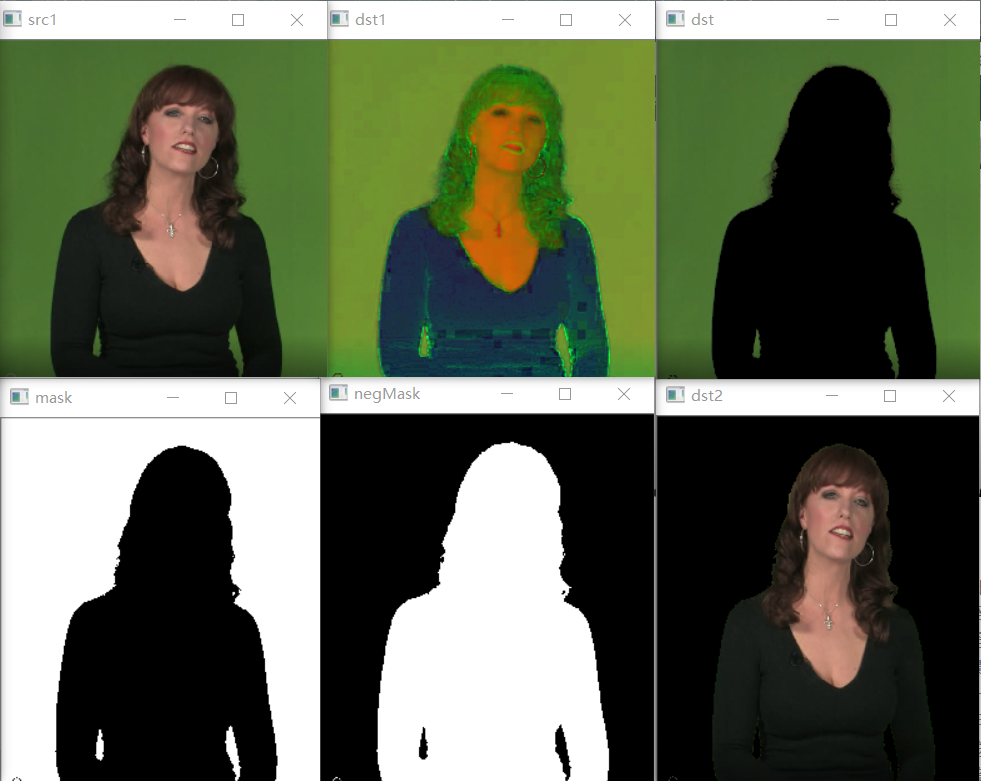
//> input picture CvtColorSpace/image/inrange.png, 981 x 781 px, given in place of Histogramtestsrc2.jpg, which was not available
$ ./HistogramBalance   (built with g++ and OpenCV 4)
//> lines starting //> are read from the running program, lines starting //| are printed output that depends on the picture; pictures that were not available may be replaced by others from this repository, and a replacement may not be noted
#include <opencv2/opencv.hpp>

using namespace cv;

/*
直方图均衡
*/
Mat HistogramBalance(Mat& src)
{
	Mat des(src);//为节省空间，只复制矩阵头
	int gray_freq[256] = { 0 };//统计每个灰度级出现的次数
	float gray_prob[256] = { 0 };//每个灰度级在图像中的概率
	float gray_cdf_prob[256] = { 0 };//每个灰度级经过直方图均衡变换T后的积累分布概率之和
	int gray_des_lut[256] = { 0 };//直方图均衡后的灰度查找表
	int total_pixels = src.rows * src.cols;
	//首先统计每个灰度级在图像中出现的次数
	for (int i = 0; i < src.rows; i++)
	{
		uchar* p = src.ptr<uchar>(i); //获取到行像素指针
		for (int j = 0; j < src.cols; j++)
		{
			int pixel = p[j];
			gray_freq[pixel]++;
		}
	}

	//计算灰度级在图像中出现的概率
	for (int i = 0; i < 256; i++)
		gray_prob[i] = ((float)gray_freq[i] / total_pixels); //每个灰度级占像素总数的比例


	//计算每个灰度级经直方图均衡变换后的累计分布概率之和
	gray_cdf_prob[0] = gray_prob[0];//灰度值为0为第一个值，概率和等于它本身
	for (int i = 1; i < 256; i++)
		gray_cdf_prob[i] = gray_cdf_prob[i - 1] + gray_prob[i];

	//构建直方图均衡后的灰度级查找表,公式s = T(r) = (L-1)ΣP(rj)
	//最终灰度值四舍五入
	for (int i = 0; i < 256; i++)
		gray_des_lut[i] = (256 - 1) * gray_cdf_prob[i] + 0.5;

	//构建变换后的图像Mat
	for (int i = 0; i < des.rows; i++)
	{
		uchar *p = des.ptr<uchar>(i);
		for (int j = 0; j < des.cols; j++)
		{
			p[j] = gray_des_lut[p[j]]; //从查找表中读取变换后的灰度值
		}
	}

	return des;
}


int main(int argc, char* argv[])
{
	Mat src = imread("C://Users//鲍骞月//Desktop//testImag//Histogramtestsrc2.jpg", CV_LOAD_IMAGE_GRAYSCALE);
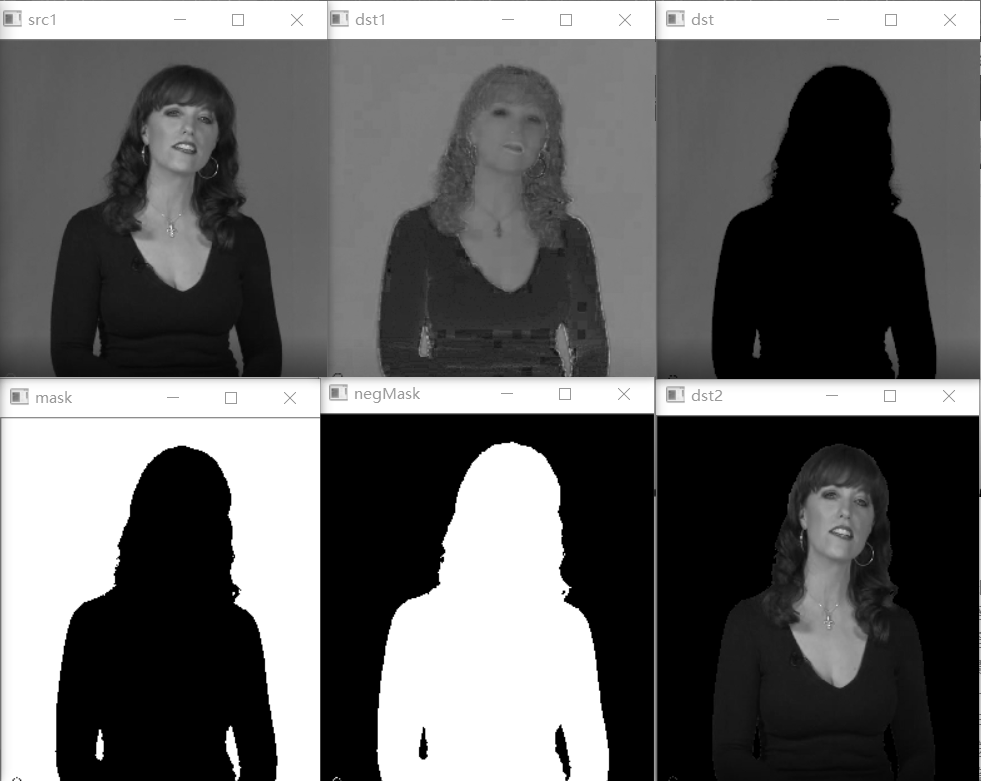
//> src: 781 rows x 981 cols, CV_8UC1; min 0, max 255, mean 99.6
	namedWindow("灰度图原图像", WINDOW_AUTOSIZE);
	imshow("灰度图原图像", src);
	Mat des = HistogramBalance(src);
//> after the loop in HistogramBalance, `for (int i = 0; i < src.rows; i++)`: gray_freq = 256 values, max 228898 at index 0, min 10 at index 200, mean 2992.8
//> after the loop in HistogramBalance, `for (int i = 0; i < 256; i++)`: gray_prob = 256 values, max 0.299 at index 0, min 1.31e-05 at index 200, mean 0.00391
//> in HistogramBalance, `gray_cdf_prob[0] = gray_prob[0];`: gray_cdf_prob = 256 values, max 0.299 at index 0, min 0 at index 1, mean 0.00117
//> after the loop in HistogramBalance, `for (int i = 1; i < 256; i++)`: gray_cdf_prob = 256 values from 0.299 to 1
//> after the loop in HistogramBalance, `for (int i = 0; i < 256; i++)`: gray_des_lut = 256 values from 76 to 255
	imshow("灰度图直方图均衡", des);
	Mat src_color = imread("C://Users//鲍骞月//Desktop//testImag//Histogramtestsrc2.jpg", CV_LOAD_IMAGE_COLOR);
//> src_color is the input picture: 781 rows x 981 cols, CV_8UC3; mean B, G, R 83.6, 104.7, 96.5
	imshow("彩图原图像", src_color);
	Mat imgBlueChannel, imgGreenChannel, imgRedChannel, des_color; //三通道Mat
	std::vector<Mat> channels;//三通道灰度值
	split(src_color, channels);
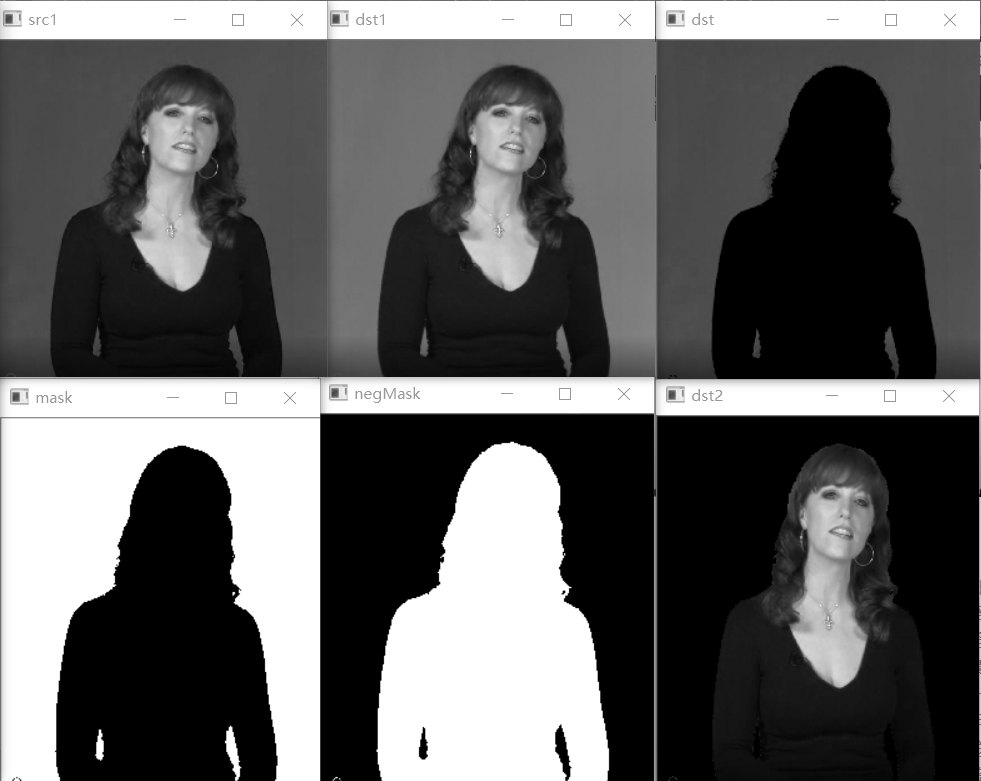
//> channels[2]: 781 rows x 981 cols, CV_8UC1; min 0, max 255, mean 96.5
	imgBlueChannel = channels.at(0);
	imgGreenChannel = channels.at(1);
	imgRedChannel = channels.at(2);
	//分通道进行直方图均衡处理
	imgBlueChannel = HistogramBalance(imgBlueChannel);
//> after the loop in HistogramBalance (call 2), `for (int i = 0; i < src.rows; i++)`: gray_freq = 256 values, max 228968 at index 0, min 13 at index 175, mean 2992.8
//> after the loop in HistogramBalance (call 2), `for (int i = 0; i < 256; i++)`: gray_prob = 256 values, max 0.299 at index 0, min 1.7e-05 at index 175, mean 0.00391
//> in HistogramBalance (call 2), `gray_cdf_prob[0] = gray_prob[0];`: gray_cdf_prob = 256 values, max 0.299 at index 0, min 0 at index 1, mean 0.00117
//> after the loop in HistogramBalance (call 2), `for (int i = 1; i < 256; i++)`: gray_cdf_prob = 256 values from 0.299 to 1
//> after the loop in HistogramBalance (call 2), `for (int i = 0; i < des.rows; i++)`:
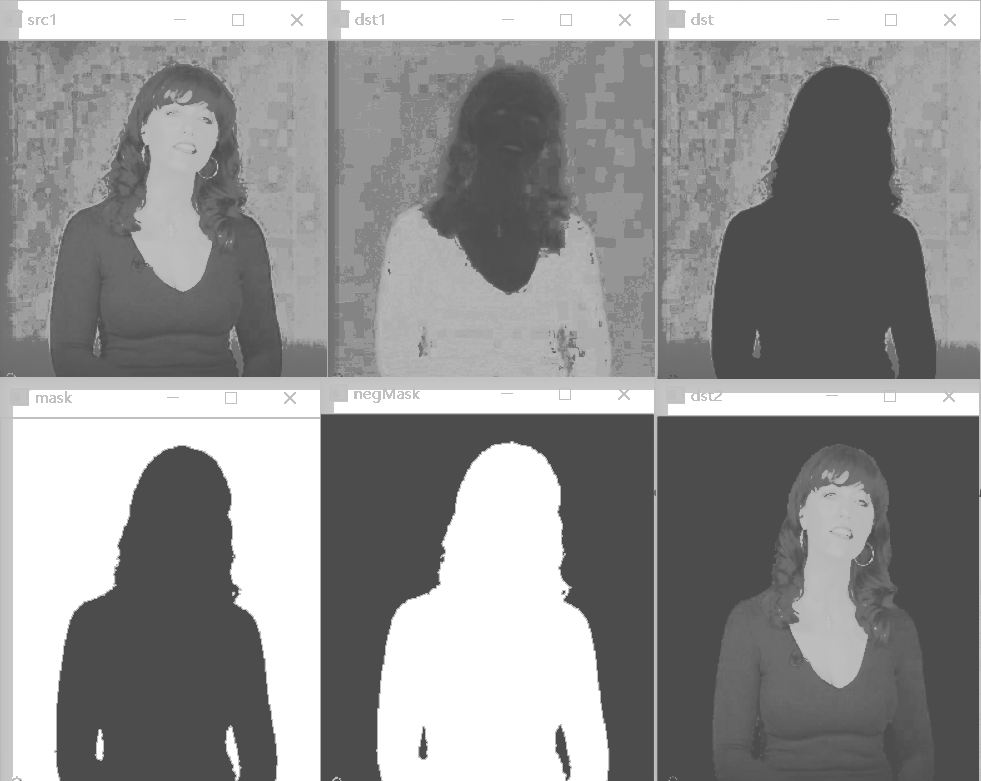
//> des: 781 rows x 981 cols, CV_8UC1; min 76, max 255, mean 146.3
	imgGreenChannel = HistogramBalance(imgGreenChannel);
//> after the loop in HistogramBalance (call 3), `for (int i = 0; i < src.rows; i++)`: gray_freq = 256 values, max 228811 at index 0, min 16 at index 200, mean 2992.8
//> after the loop in HistogramBalance (call 3), `for (int i = 0; i < 256; i++)`: gray_prob = 256 values, max 0.299 at index 0, min 2.09e-05 at index 200, mean 0.00391
//> in HistogramBalance (call 3), `gray_cdf_prob[0] = gray_prob[0];`: gray_cdf_prob = 256 values, max 0.299 at index 0, min 0 at index 1, mean 0.00117
//> after the loop in HistogramBalance (call 3), `for (int i = 1; i < 256; i++)`: gray_cdf_prob = 256 values from 0.299 to 1
//> after the loop in HistogramBalance (call 3), `for (int i = 0; i < des.rows; i++)`:
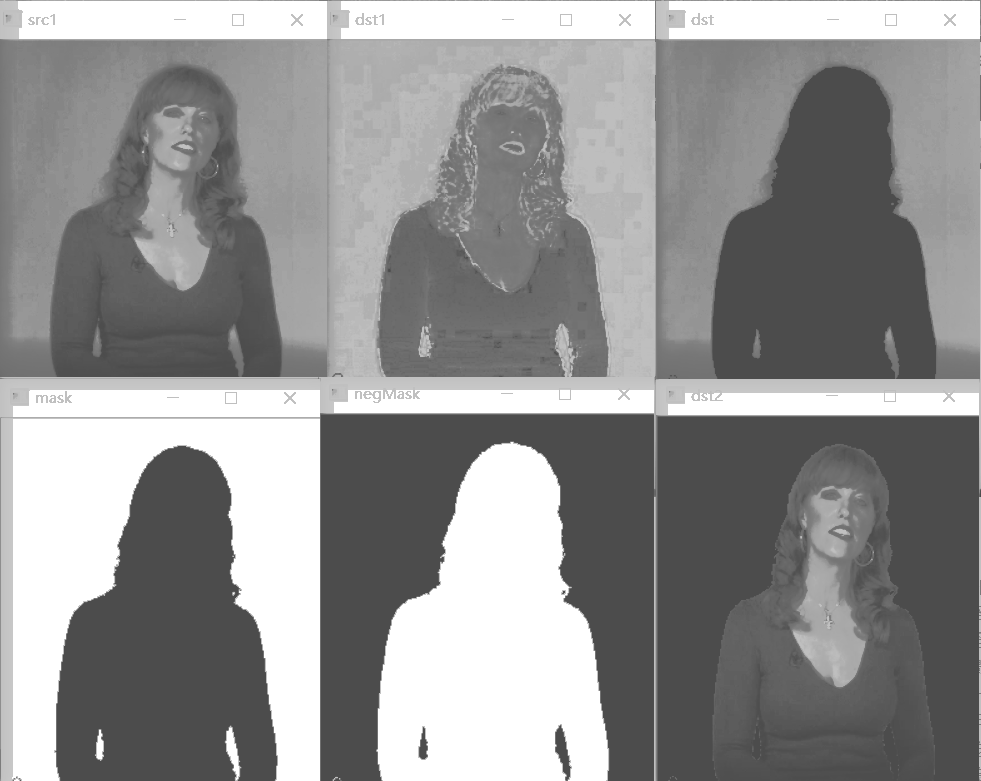
//> des: 781 rows x 981 cols, CV_8UC1; min 76, max 255, mean 145.3
	imgRedChannel = HistogramBalance(imgRedChannel);
	channels.clear();
	channels.push_back(imgBlueChannel);
	channels.push_back(imgGreenChannel);
	channels.push_back(imgRedChannel);
	//合并处理后的三个通道
	merge(channels, des_color);
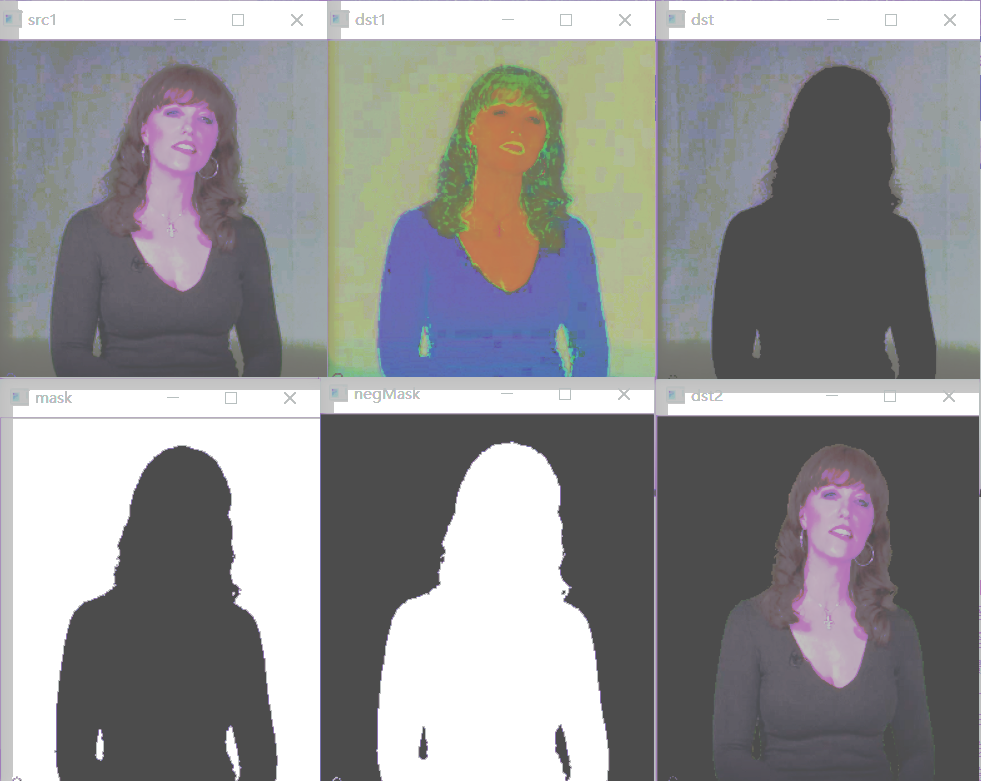
//> des_color: 781 rows x 981 cols, CV_8UC3; mean B, G, R 146.3, 145.3, 145.4
	imshow("彩图直方图均衡", des_color);
	waitKey(0);
	return 0;
}

$ run again, on CvtColorSpace/image/tinygreen.png
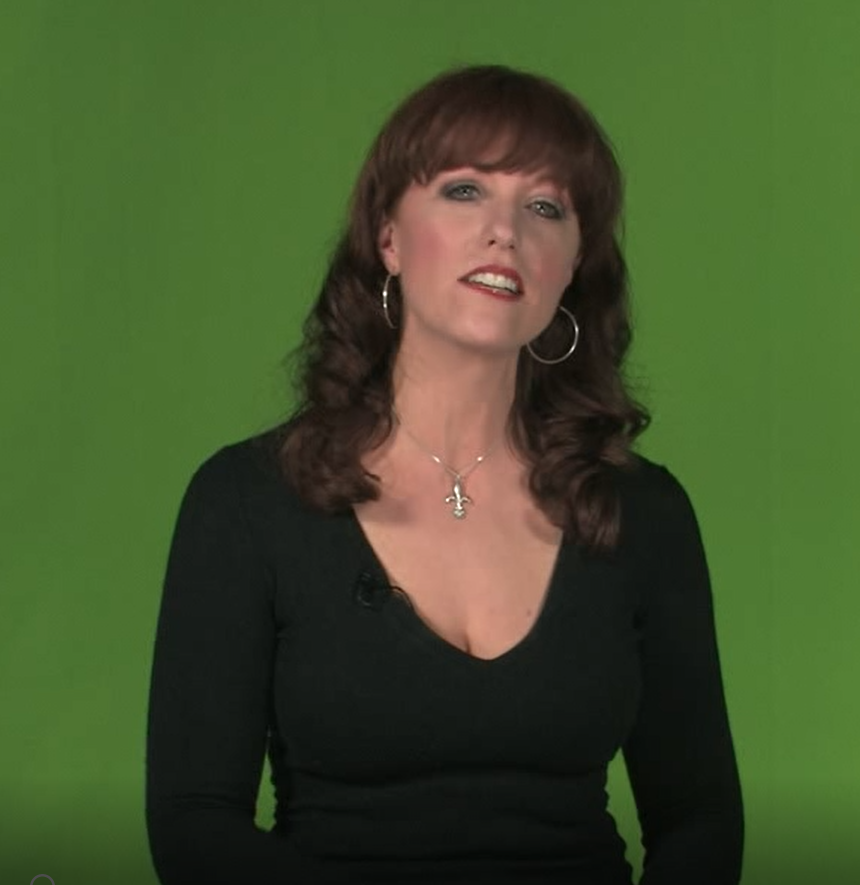
//> input picture CvtColorSpace/image/tinygreen.png, 860 x 885 px, given in place of Histogramtestsrc2.jpg, which was not available
//> after the loop in HistogramBalance, `for (int i = 0; i < src.rows; i++)`: gray_freq = 256 values, max 45637 at index 94, min 0 at index 0, mean 2973
//> after the loop in HistogramBalance, `for (int i = 0; i < 256; i++)`: gray_prob = 256 values, max 0.06 at index 94, min 0 at index 0, mean 0.00391
//> after the loop in HistogramBalance, `for (int i = 1; i < 256; i++)`: gray_cdf_prob = 256 values from 0 to 1
//> after the loop in HistogramBalance, `for (int i = 0; i < 256; i++)`: gray_des_lut = 256 values from 0 to 255
//> src_color is the input picture: 885 rows x 860 cols, CV_8UC3; mean B, G, R 44, 83.1, 66.9
//> after the loop in HistogramBalance (call 3), `for (int i = 0; i < src.rows; i++)`: gray_freq = 256 values, max 44687 at index 113, min 0 at index 0, mean 2973
//> after the loop in HistogramBalance (call 3), `for (int i = 0; i < 256; i++)`: gray_prob = 256 values, max 0.0587 at index 113, min 0 at index 0, mean 0.00391
//> after the loop in HistogramBalance (call 3), `for (int i = 1; i < 256; i++)`: gray_cdf_prob = 256 values from 0 to 1
//> after the loop in HistogramBalance (call 3), `for (int i = 0; i < des.rows; i++)`:
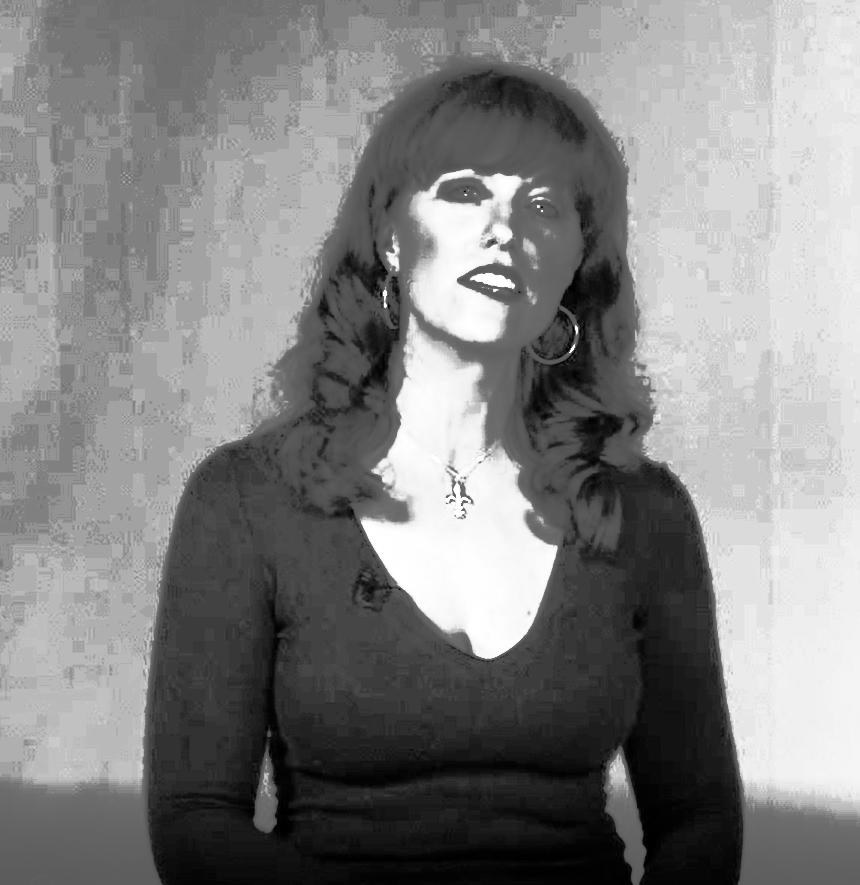
//> des: 885 rows x 860 cols, CV_8UC1; min 0, max 255, mean 130.4
//> `merge(channels, des_color);`:
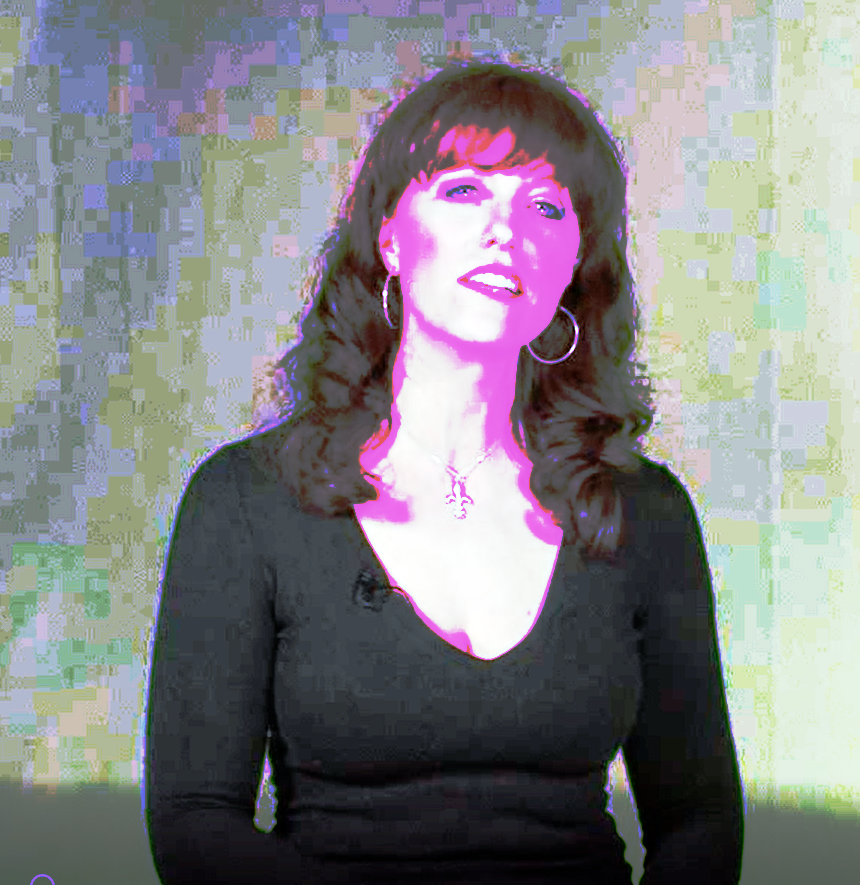
//> des_color: 885 rows x 860 cols, CV_8UC3; mean B, G, R 134.1, 130.4, 131.3
